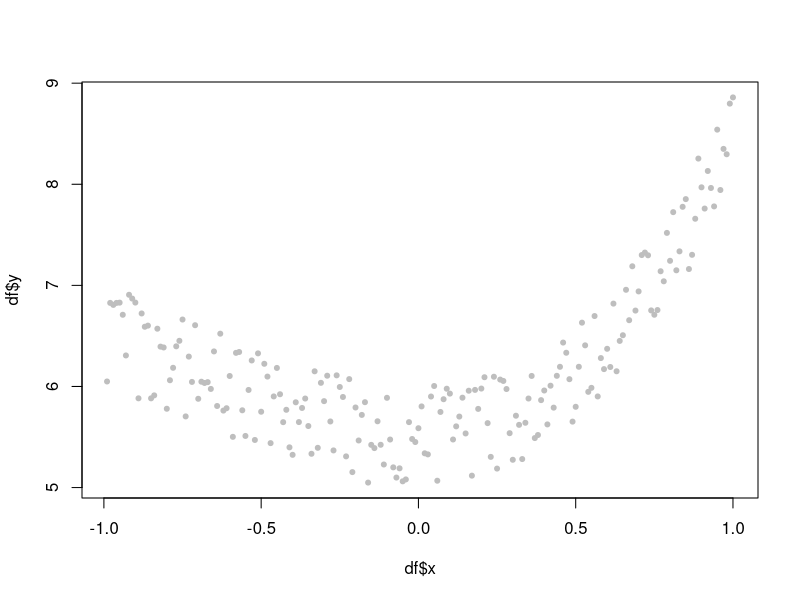
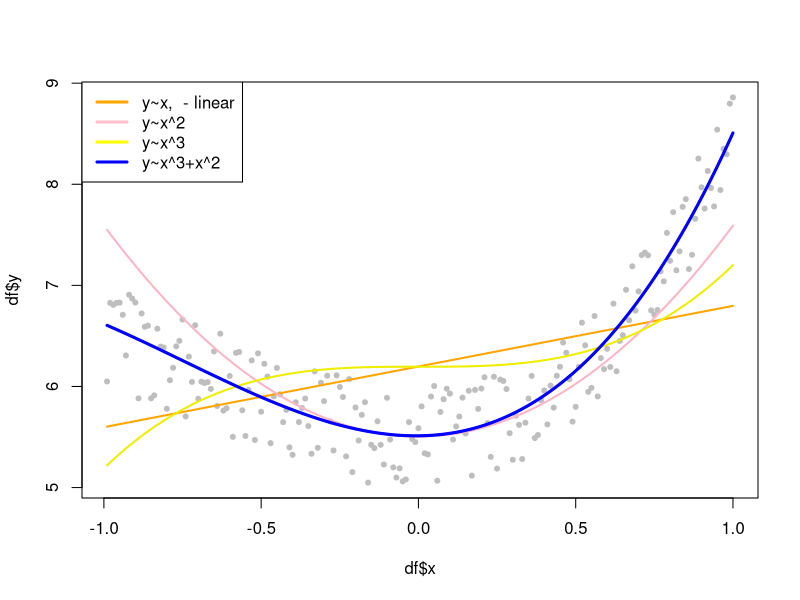
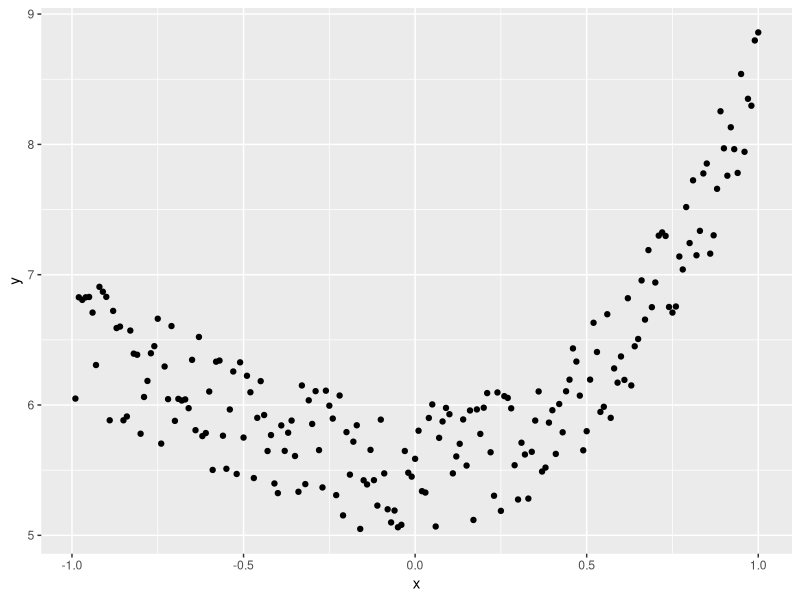

These figures' R source, in order: (Note: this script raises an error after producing the figures.)
peq = function(x) x^3+2*x^2+5

x = seq(-0.99, 1, by = .01)
y = peq(x) + runif(200)

df = data.frame(x = x, y = y)
head(df)

plot(df$x, df$y, pch=20, col="gray")

model = lm(y~x+I(x^3)+I(x^2), data = df)
summary(model)

pred = predict(model,data=df) 
pred

windows(width=8, height=6)
plot(x=df$x, y=df$y, pch=20, col="grey")

lines(df$x, predict(lm(y~x, data=df)), type="l", col="orange1", lwd=2)
lines(df$x, predict(lm(y~I(x^2), data=df)), type="l", col="pink1", lwd=2)
lines(df$x, predict(lm(y~I(x^3), data=df)), type="l", col="yellow2", lwd=2)
lines(df$x, predict(lm(y~poly(x,3)+poly(x,2), data=df)), type="l", col="blue", lwd=2)

legend("topleft", 
       legend = c("y~x,  - linear","y~x^2", "y~x^3", "y~x^3+x^2"), 
       col = c("orange","pink","yellow","blue"),
       lty = 1, lwd=3
) 

pred = predict(model,data = df)
lines(df$x, pred, lwd = 3, col = "blue")  

library(ggplot2) 
ggplot(data=df, aes(x,y)) + geom_point() 
+ geom_smooth(method="lm", formula=y~I(x^3)+I(x^2))
